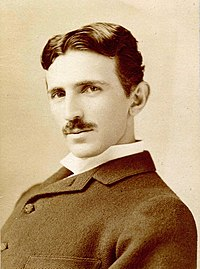
#> input picture images/Tesla.jpg, 200 x 269 px
$ python -i pyimage.py   (imports and definitions only)
#> lines starting #> are read from the running program, lines starting #| are printed output that depends on the picture
import sys
import numpy as np
from PIL import Image
import matplotlib.pyplot as plt
import seaborn as sn
import math
import copy

# ANOTACIONES:
#   - Cambiar la clase para que los objetos se construyan con imagenes y no con path
#   - Cambiar la clase para que las funciones devuelvan PyImages y no imagenes
#   - Arreglar problema histogram_specification si se abre una imagen de distinto tamaño

class PyImage:
    def __init__(self, pil_image):
        self.image = pil_image
        self.blank_pixels = 0
        self.update()

    def update(self):
        self.width, self.height = self.image.size
        if(self.image.mode != 'L'):
            self.grayscale()
        self.histogram = self.image.histogram()
        self.brightness = self.get_brightness()
        self.contrast = self.get_contrast()
        self.c_histogram = [None] * len(self.histogram)
        before = 0
        for i in range(len(self.histogram)):
            self.c_histogram[i] = self.histogram[i] + before
            before = self.c_histogram[i]

    # [5 lines left out: function open, not called in this run]

    def save(path):
        self.image.save(path)

    def show(self):
        self.image.show()

    # [294 lines left out: functions grayscale, set_brightness_contrast, binary, linear_transformation, equalize, histogram_specification and 12 more, not called in this run]

    def get_histogram(self):
        hist = self.image.histogram()
        return hist

    def show_histogram(self):
        plt.plot(self.histogram)
        plt.show()

    def show_c_histogram(self):
        plt.plot(self.c_histogram)
        plt.show()

    # [24 lines left out: functions get_brightness, get_contrast, get_entropy, not called in this run]

    def get_image(self):
        return self.image

    # [10 lines left out: function getpixel, not called in this run]

    def putpixel(self, xy, pixel):
        self.image.putpixel(xy, pixel)

    # [4 lines left out: function convert, not called in this run]

    def set_blank_pixels(self, blank_pixels):
        self.blank_pixels = blank_pixels


#image = PyImage.open(sys.argv[1])
#image.show()
#image.rotation(90, 1, 1).show()

>>> import cv2
>>> picture = cv2.imread('images/Tesla.jpg', cv2.IMREAD_GRAYSCALE)
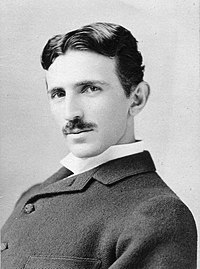
#> picture: shape (269, 200); min 0, max 255, mean 157.5
#> (the run stopped early here; a loop or call above may not have finished)

$ run again, on images/IMAGEN1.png
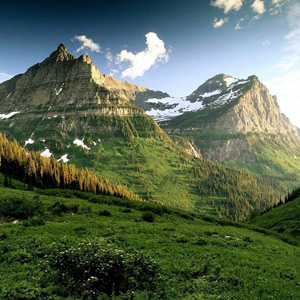
#> input picture images/IMAGEN1.png, 300 x 300 px
#> `picture = cv2.imread('images/Tesla.jpg', cv2.IMREAD_GRAYSCALE)`:
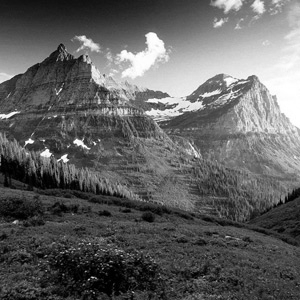
#> picture: shape (300, 300); min 0, max 255, mean 97.3

$ run again, on images/IMAGEN2.png
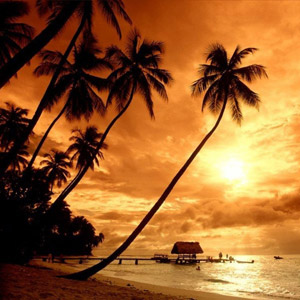
#> input picture images/IMAGEN2.png, 300 x 300 px
#> `picture = cv2.imread('images/Tesla.jpg', cv2.IMREAD_GRAYSCALE)`:
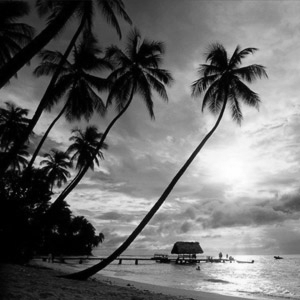
#> picture: shape (300, 300); min 0, max 254, mean 107.9
